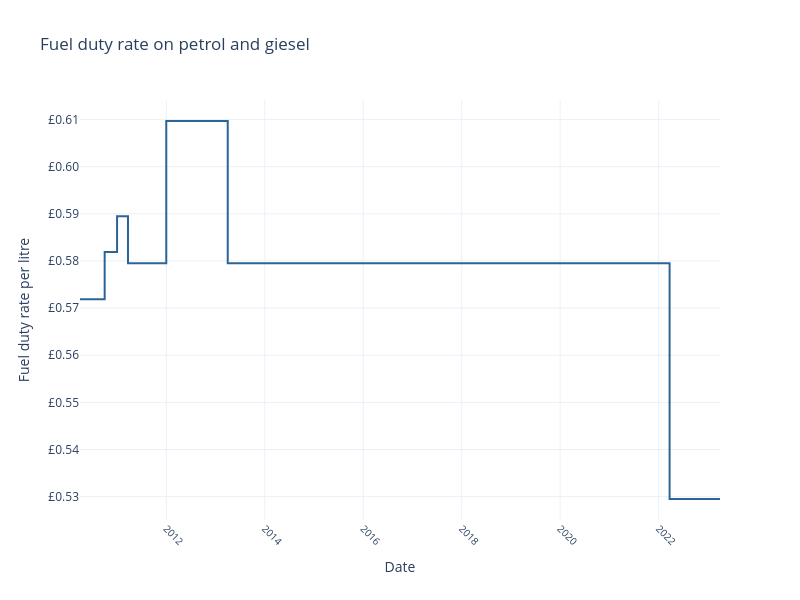

Here is the notebook cell this chart was saved with:
### Code cell
import plotly.express as px

px.line(
    df,
    x="Date of change",
    y="Fuel duty rate (£/litre)",
    title="Fuel duty rate on petrol and diesel",
    color_discrete_sequence=["#2C6496"],
).update_layout(
    yaxis_title="Fuel duty rate per litre",
    yaxis_tickprefix="£",
    yaxis_tickformat=",.2f",
    xaxis_title="Date",
    xaxis_tickformat="%Y",
    height=600,
    width=800,
    template="plotly_white",
).update_xaxes(tickangle=45, tickfont={"size": 10}).update_traces(line_shape="hv")

### Figure 1 — Plotly figure (JSON) as saved in the notebook; plotly's stock layout.template omitted (floating-point values rounded to 4 significant figures)
{"data": [{"hovertemplate": "Date of change=%{x}<br>Fuel duty rate (£/litre)=%{y}<extra></extra>", "legendgroup": "", "line": {"color": "#2C6496", "dash": "solid", "shape": "hv"}, "marker": {"symbol": "circle"}, "mode": "lines", "name": "", "orientation": "v", "showlegend": false, "type": "scatter", "x": ["2010-04-01", "2010-10-01", "2011-01-01", "2011-03-23", "2012-01-01", "2013-04-01", "2021-01-01", "2022-03-23", "2023-04-01"], "xaxis": "x", "y": [0.5719, 0.5819, 0.5895, 0.5795, 0.6097, 0.5795, 0.5795, 0.5295, 0.5295], "yaxis": "y"}], "layout": {"height": 600, "legend": {"tracegroupgap": 0}, "title": {"text": "Fuel duty rate on petrol and giesel"}, "width": 800, "xaxis": {"anchor": "y", "domain": [0, 1], "tickangle": 45, "tickfont": {"size": 10}, "tickformat": "%Y", "title": {"text": "Date"}}, "yaxis": {"anchor": "x", "domain": [0, 1], "tickformat": ",.2f", "tickprefix": "£", "title": {"text": "Fuel duty rate per litre"}}}}
